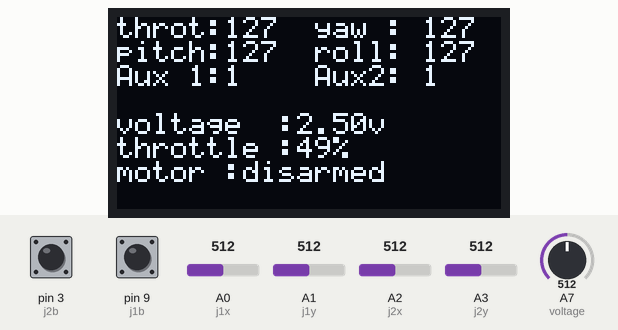
Recording of a sketch running on a simulated Arduino Nano, built with avr-gcc and run on an emulated ATmega328P. On the bench: 128×64 one-colour display. Inputs (shaded band) come from the test bench; at power-on: A0 (j1x) = 512, A1 (j1y) = 512, A2 (j2x) = 512, A3 (j2y) = 512, A7 (voltage) = 512, pin 3 (j2b) HIGH, pin 9 (j1b) HIGH. No radio packets arrive unless stated.

Above: at 5.2 s.
5.3 s: A0 (j1x) set to 716
At 6.5 s:
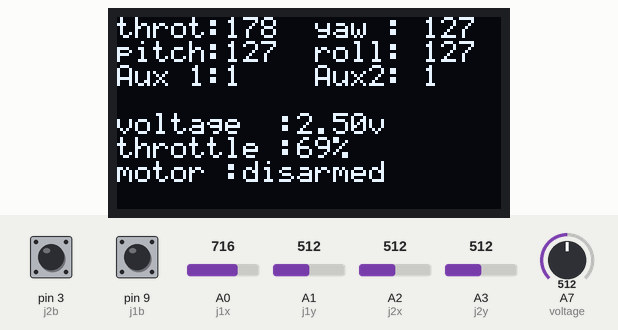
6.8 s: A1 (j1y) set to 716
At 7.7 s:
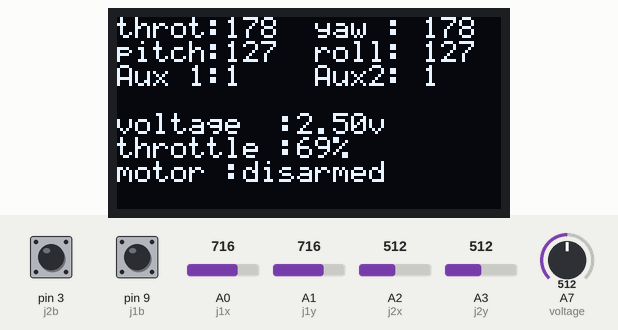
9.8 s: A2 (j2x) set to 716
At 10.8 s:
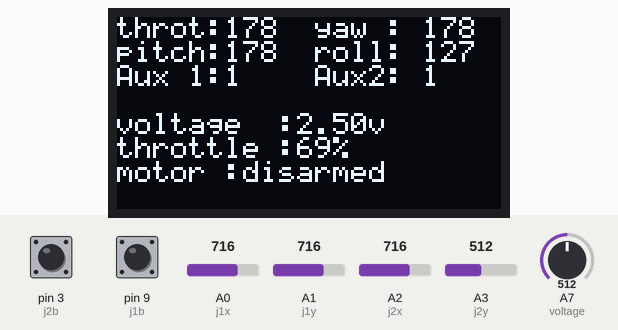
11.3 s: A3 (j2y) set to 716
At 11.8 s:
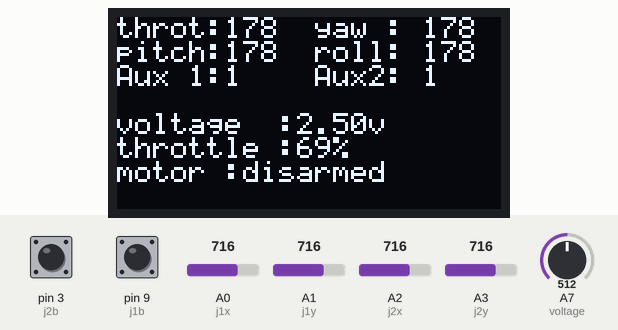
12.8 s: A7 (voltage) set to 716
At 14.0 s:
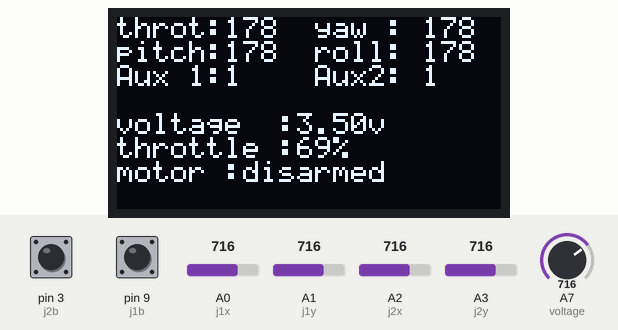
14.3 s: pin 3 (j2b) pulled LOW for 0.15 s
At 14.54 s:
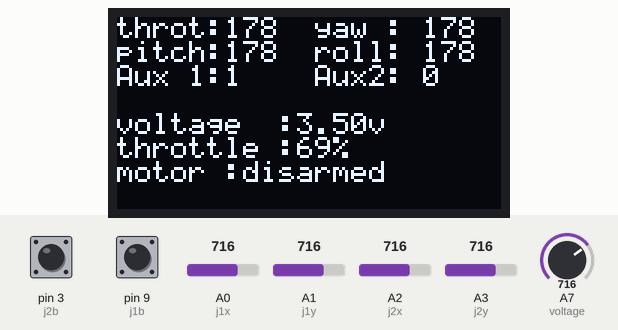
Timing chart, 0 to 17.3 s (numbered marks = the images above; inputs shaded):
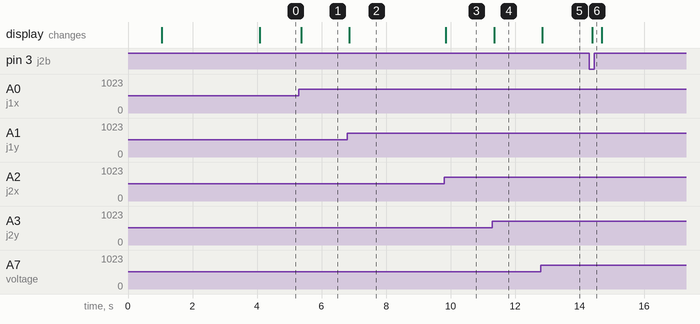

Measured:
- after the input at 5.3 s, the display: changes after 0.07 s (image 1)
- after the input at 6.8 s, the display: changes after 0.06 s (image 2)
- after the input at 9.8 s, the display: changes after 0.05 s (image 3)
- after the input at 11.3 s, the display: changes after 0.05 s (image 4)
- after the input at 12.8 s, the display: changes after 0.05 s (image 5)
- after the input at 14.3 s, the display: changes after 0.09 s (image 6)

The sketch:

Tx.ino
```cpp
#include <SPI.h>
#include <nRF24L01.h>
#include <RF24.h>
#include <Wire.h>
#include "SSD1306Ascii.h"
#include "SSD1306AsciiWire.h"

#define I2C_ADDRESS 0x3C
#define j1x A0
#define j1y A1
#define j1b 9
#define j2x A2
#define j2y A3
#define j2b 3
#define voltage A7

const uint64_t pipeOut = 0xE8E8F0F0E1LL;

SSD1306AsciiWire oled;

RF24 radio(7,8);

uint8_t col[2];
uint8_t rows;
String state="disarmed";

struct MyData {
  byte throttle;
  byte yaw;
  byte pitch;
  byte roll;
  byte AUX1;
  byte AUX2;
};

MyData data;

void resetData()
{

  data.throttle = 0;
  data.yaw = 127;
  data.pitch = 127;
  data.roll = 127;
  data.AUX1 = 0;
  data.AUX2 = 0;
}

void setup()
{

  radio.begin();
  Wire.begin();
  Wire.setClock(400000L);
  radio.setAutoAck(false);
  radio.setDataRate(RF24_250KBPS);
  radio.openWritingPipe(pipeOut);
  oled.begin(&Adafruit128x64, I2C_ADDRESS);
  oled.setFont(System5x7);
  pinMode(j1x,INPUT);
  pinMode(voltage,INPUT);
  pinMode(j2x,INPUT);
  pinMode(j1b,INPUT_PULLUP);
  pinMode(j1y,INPUT);
  pinMode(j2y, INPUT);
  pinMode(j2b,INPUT_PULLUP);
  oled.clear();
  oled.set1X();
  oled.println("initializing...");

  oled.println("");

  oled.println("@vic7z");
  delay(1000);

  resetData();
  oled.clear();


  oled.println("throt: 255 yaw : 255");
  oled.println("pitch: 255 roll: 255");
  oled.println("Aux 1: 255 Aux2: 255");


  col[0] = oled.fieldWidth(strlen("ADC0: "));
  col[1] = oled.fieldWidth(strlen("ADC0: 9999 ADC1: "));
  rows = oled.fontRows();
  delay(3000);

}


void loop()
{

 float value = analogRead(voltage);
 float vo  = value * (5.00 / 1023.00) ;


  data.throttle = map( analogRead(j1x), 0, 1023, 0, 255 );
  data.yaw      = map( analogRead(j1y),  0, 1023, 0, 255 );
  data.pitch    = map( analogRead(j2x), 0, 1023, 0, 255 );
  data.roll     = map( analogRead(j2y), 0, 1023, 0, 255 );
  data.AUX1     = digitalRead(j1b);
  data.AUX2     = digitalRead(j2b);

  radio.write(&data, sizeof(MyData));

  int per = map(data.throttle, 0, 255, 0, 100);


    oled.clearField(col[0%2], rows*(0/2), 4);
    oled.print(data.throttle);

    oled.clearField(col[1%2], rows*(1/2), 4);
    oled.print(data.yaw);

    oled.println();

    oled.clearField(col[2%2], rows*(2/2), 4);
    oled.print(data.pitch);

    oled.clearField(col[3%2], rows*(3/2), 4);
    oled.print(data.roll);

    oled.println();

    oled.clearField(col[4%2], rows*(4/2), 4);
    oled.print(data.AUX1);

    oled.clearField(col[5%2], rows*(5/2), 4);
    oled.print(data.AUX2);


    oled.println();
    oled.println();
    oled.print("voltage  :" + (String)vo+ "v");
    oled.println();
    oled.print("throttle :" + (String)per );
    oled.print("%");
    oled.println();
    if(data.throttle==0 && data.pitch==0){
         state="armed   ";
    }
    if(data.throttle==0 && data.pitch==0 && data.yaw==0 && data.roll==0){
      state="disarmed";
    }

    oled.print("motor :");
    oled.println(state);


}
```
